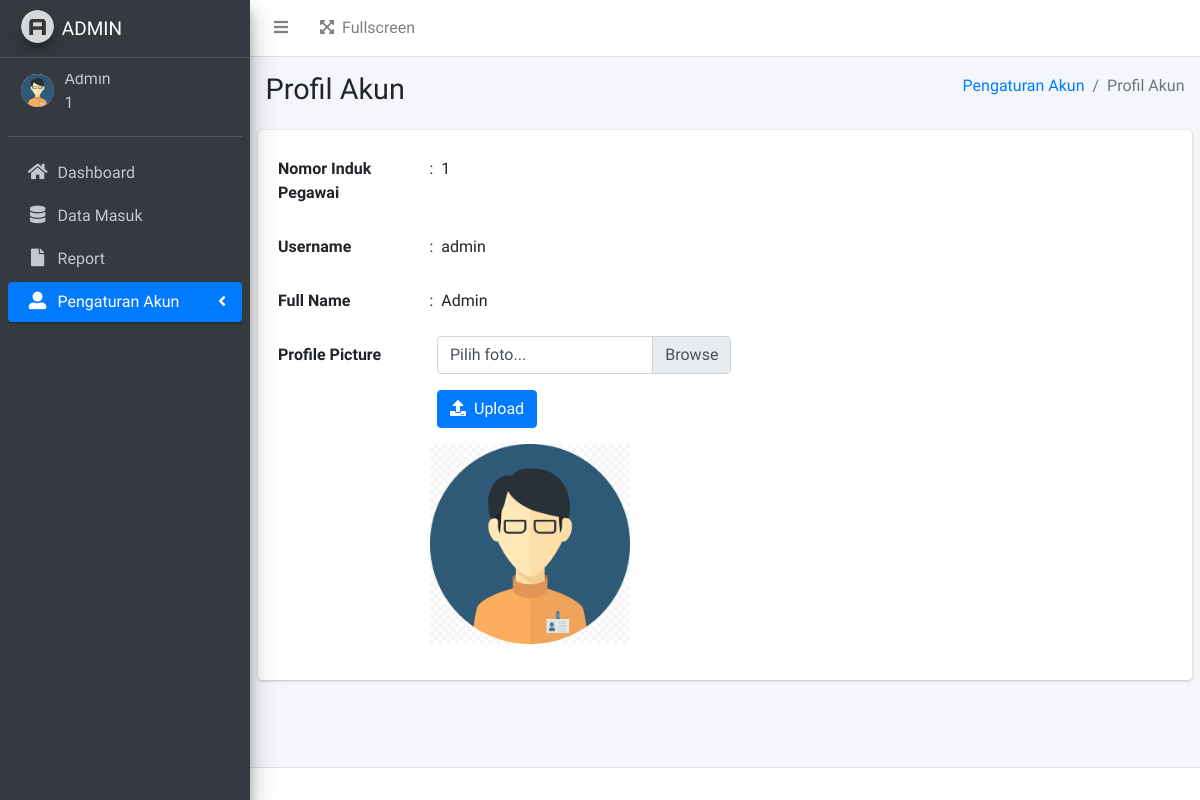
Page /admin/profil.php (signed in) on the committed database.
### tables this page shows
CREATE TABLE `user` (
  `user_id` varchar(16) NOT NULL,
  `username` varchar(20) NOT NULL,
  `password` varchar(255) NOT NULL,
  `name` varchar(30) NOT NULL,
  `img` varchar(255) NOT NULL,
  `status` tinyint(4) NOT NULL,
  `security_question` varchar(255) DEFAULT NULL,
  `security_answer` varchar(255) DEFAULT NULL
);

### function.php (called while the page is built, shortened)
<?php
$db_host = "localhost";
$db_user = "root";
$db_pass = "";
$db_name = "sipekerba";
$conn = mysqli_connect($db_host,$db_user,$db_pass,$db_name);
function query($query) {
    global $conn;
    $result = mysqli_query($conn, $query);
    $rows = [];
    while ($row = mysqli_fetch_assoc($result)) {
        $rows[] = $row;
    }
    return $rows;
}
?>

### admin/profil.php (the view, shortened to what this page needs)
<?php
include "templates/header.php";
include "templates/sidebar-atur-akun.php";
$id = $_SESSION['login']['user_id'];
$data = query("SELECT * FROM user WHERE user_id = '$id'")[0];
?>
  <div class="content-wrapper">
    <section class="content-header">
      <div class="container-fluid">
        <div class="row mb-2">
          <div class="col-sm-6">
            <h1>Profil Akun</h1>
          </div>
          <div class="col-sm-6">
            <ol class="breadcrumb float-sm-right">
              <li class="breadcrumb-item"><a href="#">Pengaturan Akun</a></li>
              <li class="breadcrumb-item active">Profil Akun</li>
            </ol>
          </div>
        </div>
      </div>
    </section>
    <section class="content">
      <div class="card">
        <div class="card-body">
          <div class="form-group row">
            <label for="id" class="col-sm-2 col-form-label">Nomor Induk Pegawai</label>
            <div class="col-sm-10">
              <input type="text" readonly class="form-control-plaintext" id="id" value=":  <?= $data['user_id'];?>">
            </div>
          </div>
          <div class="form-group row">
            <label for="username" class="col-sm-2 col-form-label">Username</label>
            <div class="col-sm-10">
              <input type="text" readonly class="form-control-plaintext" id="username" value=":  <?= $data['username'];?>">
            </div>
          </div>
          <div class="form-group row">
            <label for="username" class="col-sm-2 col-form-label">Full Name</label>
            <div class="col-sm-10">
              <input type="text" readonly class="form-control-plaintext" id="username" value=":  <?= $data['name'];?>">
            </div>
          </div>
          <div class="form-group row">
            <label for="username" class="col-sm-2 col-form-label">Profile Picture</label>
            <div class="col-sm-10">
              <div class="col-md-5">
              <form action="" method="POST" enctype="multipart/form-data">
                <div class="input-group mb-3">
                  <div class="custom-file">
                    <label class="custom-file-label" for="foto">Pilih foto...</label>
                  </div>
                </div>
                <button type="submit" name="submit" class="btn btn-primary mb-3"><span class="fas fa-upload mr-2"></span>Upload</button>
              </form>
              </div>
              <img src="../assets/img/profile/<?= $data['img']; ?>" alt="user image" width="200" height="200" style="border: 1px;">
            </div>
          </div>
        </div>
      </div>
    </section>
  </div>
<?php
include "templates/footer.php";
?>

### admin/templates/header.php (shortened to what this page needs)
<?php
include '../function.php';
?>
<!DOCTYPE html>
<html lang="en">
<head>
  <link rel="stylesheet" href="../assets/plugins/fontawesome-free/css/all.min.css">
  <link rel="stylesheet" href="../assets/plugins/datatables-bs4/css/dataTables.bootstrap4.min.css">
  <link rel="stylesheet" href="../assets/plugins/datatables-buttons/css/buttons.bootstrap4.min.css">
  <link rel="stylesheet" href="../assets/plugins/datatables-responsive/css/responsive.bootstrap4.min.css">
  <link rel="stylesheet" href="../assets/dist/css/adminlte.min.css">
  <link rel="stylesheet" href="../assets/plugins/jquery-ui/jquery-ui.min.css">
</head>
<body class="hold-transition sidebar-mini">
<div class="wrapper">
  <nav class="main-header navbar navbar-expand navbar-white navbar-light">
    <ul class="navbar-nav">
      <li class="nav-item">
        <a class="nav-link" data-widget="pushmenu" href="#" role="button"><i class="fas fa-bars"></i></a>
      </li>
    <ul class="navbar-nav ml-auto">
      <li class="nav-item">
        <a class="nav-link" data-widget="fullscreen" href="#" role="button">
          <i class="fas fa-expand-arrows-alt mr-2"></i>Fullscreen
        </a>
      </li>
    </ul>
  </nav>
    <aside class="main-sidebar sidebar-dark-primary elevation-4">
    <a href="index.php" class="brand-link">
      <img src="../assets/dist/img/AdminLTELogo.png" alt="SI-PEKERBA" class="brand-image img-circle elevation-3" style="opacity: .8">
      <span class="brand-text font-weight-light" style="font-size: 19px;">ADMIN     </span>
    </a>
    <div class="sidebar">
      <div class="user-panel mt-3 pb-3 mb-3 d-flex">
        <div class="image">
          <?php
          $id = $_SESSION["login"]["user_id"];
          $data = query("SELECT * FROM user WHERE user_id = '$id'")[0];
          ?>
          <img src="../assets/img/profile/<?= $data['img'];?> " class="img-circle" alt="User Image">
        </div>
        <div class="info">
          <a class="d-block" style="cursor: default; margin-top:-12px;"><?php echo  $_SESSION["login"]["name"] ?></a>
          <a class="d-block" style="cursor: default;"><?php echo  $_SESSION["login"]["user_id"] ?></a>
        </div>
      </div>

### rows in the picture
user: img (picture), user_id ": 1", username ": admin", name ": Admin"

### other values in the picture
$_SESSION["login"]["user_id"] "1"
